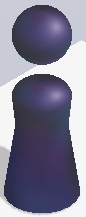
#> input picture character.png, 86 x 217 px
$ python no_click.py   (older library calls are emulated)
#> lines starting #> are read from the running program, lines starting #| are printed output that depends on the picture; after the words box and inside, x2 and y2 are one past the last pixel; in counts of white or black regions, pixels touching at a corner belong together; long printed decimals are rounded; pictures that were not available may be replaced by others from this repository, and a replacement may not be noted
import numpy as np
import matplotlib.pyplot as plt
import matplotlib.animation as animation
import math
import time
import os
import cv2
import datetime

scale = 0.25
template = cv2.imread('character.png')
#> template is the input picture: shape (217, 86, 3); mean B, G, R 147.6, 127.3, 128.8
template = cv2.resize(template, (0, 0), fx=scale, fy=scale)
#> template: shape (54, 22, 3)
template_size = template.shape[:2]
#> template_size = (54, 22)
filename = 'autojump.png'
cv2.namedWindow('calc_Pos')
cv2.namedWindow('sobel')
def search(img):
    result = cv2.matchTemplate(img, template, cv2.TM_SQDIFF)
    min_val, max_val, min_loc, max_loc = cv2.minMaxLoc(result)

    cv2.rectangle(img, (min_loc[0], min_loc[1]), (min_loc[0] + template_size[1], min_loc[1] + template_size[0]),
                  (255, 0, 0), 4)

    return img, min_loc[0] + template_size[1] / 2, min_loc[1] + template_size[0]

def findTarget(img, chess_x,chess_y):
    mid=img.shape[1]/2
    x=int(chess_x)
    y=int(chess_y)
    top=y-150
    botton=y
    if x<mid:
        print('Next jump right')
        left=x+25
        right=x+200
    else:
        print('Next jump left')
        left=0
        right=x-25
    region = img[top:botton, left:right].copy()
    # cv2.rectangle(img, (left, botton), (right, top), (0, 255, 0), 4)
    edge_region_list=[]
    for idx in range(3):
        region_gray=cv2.cvtColor(region,cv2.COLOR_BGR2HSV)[:,:,idx]
        region_shape=region.shape
        #region_gray=cv2.GaussianBlur(region_gray,(3,3),0)
        region_sobel=np.abs(cv2.Sobel(region_gray,cv2.CV_32F,0,1,ksize=3))
        region_sobel=np.uint8(region_sobel)
        region_sobel=cv2.threshold(region_sobel,60,255,cv2.THRESH_BINARY)[1]
        kernel=np.ones((3,3),np.uint8)
        region_sobel=cv2.dilate(region_sobel,kernel)
        region_sobel=cv2.erode(region_sobel,kernel)
        region_sobel = np.uint8(region_sobel)
        edge_region_list.append(region_sobel)
    region_sobel_final=np.bitwise_or(edge_region_list[0],edge_region_list[1])
    region_sobel_final=np.bitwise_or(region_sobel_final,edge_region_list[2])

    cv2.imshow('sobel', region_sobel_final)
    cv2.waitKey(1)
    #find most top point
    top_x=-1
    top_y=-1
    for i in range(region_sobel_final.shape[0]):
        for j in range(region_sobel_final.shape[1]):
            if region_sobel_final[i,j] == 255:
                if top_x<0:
                    top_x=left+j+3
                    top_y=top+i
                    break
        if top_x>0:
            break
    # if end_dis_x<0:
    #     end_dis_x=start_dis_x
    tx=top_x
    #find most left or most right point
    if x<mid:
        #should find the most right point
        start_dis_y=-1
        for i in range(region_sobel_final.shape[1]):
            for j in range(region_sobel_final.shape[0]):
                if region_sobel_final[j, region_sobel_final.shape[1]-i-1]==255:
                    start_dis_y=j
                    break
            if start_dis_y>0:
                break
        ty=top+start_dis_y-5
    else:
        #should find most left point
        left_x = -1
        left_y=-1
        test_num=-1
        for i in range(region_sobel_final.shape[1]):
            for j in range(region_sobel_final.shape[0]):
                if region_sobel_final[j, i] == 255:
                    left_y=top+j
                    left_x=left+i
                    break
            if left_y > 0:
                break
        #ty = top + start_dis_y-23
        ty=int(top_y+np.abs(left_x-top_x)*0.3)

    # [10 lines of commented-out code are left out]
    dis = (tx-chess_x)**2+(ty-chess_y)**2
    dis=dis**0.5/scale
    cv2.circle(img,(tx,ty),2,(0,255,0),2)
    return dis

def pull_screenshot():
    global filename
    filename = datetime.datetime.now().strftime("%H%M%S") + '.png'
    #os.system('mv autojump.png {}'.format(filename))
    cmd = 'adb shell screencap -p /sdcard/'+filename
    os.system(cmd)
    #time.sleep(1.5)
    cmd = 'adb pull /sdcard/'+filename + ' .'
    os.system(cmd)
    cmd='adb shell rm /sdcard/'+filename
    os.system(cmd)


def jump(distance):
    press_time = distance * 1.35
    press_time = int(press_time)
    cmd = 'adb shell input swipe 320 410 320 410 ' + str(press_time)
    print(cmd)
    os.system(cmd)


while(1):
    pull_screenshot()
    img = cv2.imread(filename)
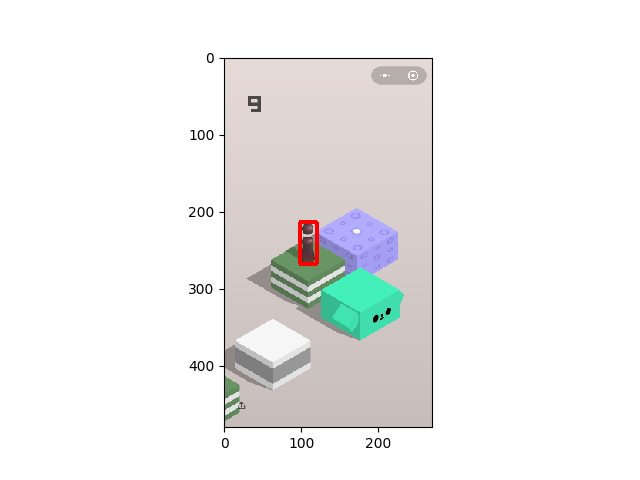
#> input picture testfig.png, 640 x 480 px, given in place of 235546.png, which was not available
#> img is the input picture: shape (480, 640, 3); mean B, G, R 238.6, 239.2, 239.3
    img = cv2.resize(img, (0, 0), fx=scale, fy=scale)
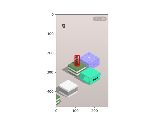
#> img: shape (120, 160, 3); mean B, G, R 239.1, 239.8, 239.9
    img, src_x, src_y = search(img)
#> in search, `result = cv2.matchTemplate(img, template, cv2.TM_SQDIFF)`:
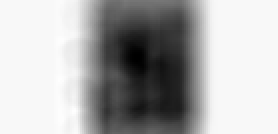
#> result: shape (67, 139) float32 (shown 2 times larger); min 31269108, max 73341248, mean 60204608; drawn with min black and max white
#> in search, `min_val, max_val, min_loc, max_loc = cv2.minMaxLoc(result)`: min_val = 31269108; max_val = 73341248; min_loc = (68, 28); max_loc = (37, 55)
#> in search, `cv2.rectangle(img, (min_loc[0], min_loc[1]), (min_loc[0] + template_si..`:
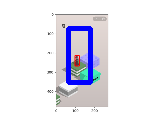
#> img: shape (120, 160, 3); 3.9% of pixels changed, all inside (x1, y1, x2, y2) = (66, 26, 93, 85)
#> src_x = 79; src_y = 82
    calc_dis=findTarget(img,src_x,src_y)
#> in findTarget, `x=int(chess_x)`: x = 79
#> in findTarget, `y=int(chess_y)`: y = 82
#> in findTarget, `top=y-150`: top = -68
#> in findTarget, `botton=y`: botton = 82
#> in findTarget, `left=x+25`: left = 104
#> in findTarget, `right=x+200`: right = 279
#> in findTarget, `region = img[top:botton, left:right].copy()`:
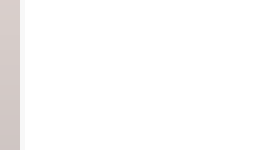
#> region: shape (30, 56, 3) (shown 5 times larger); mean B, G, R 250.9, 251.1, 251.8
#> the loop in findTarget, `for idx in range(3):` made 3 passes
#> pass 1, in findTarget, `region_gray=cv2.cvtColor(region,cv2.COLOR_BGR2HSV)[:,:,idx]`:
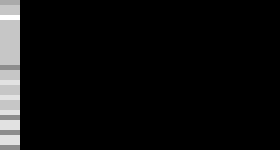
#> region_gray: shape (30, 56) (shown 5 times larger); min 0, max 9, mean 0.5; drawn with min black and max white
#> pass 1, in findTarget, `region_sobel=np.abs(cv2.Sobel(region_gray,cv2.CV_32F,0,1,ksize=3))`:
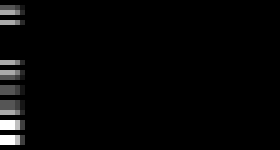
#> region_sobel: shape (30, 56) float32 (shown 5 times larger); min 0, max 12, mean 0.267; drawn with min black and max white
#> after the loop in findTarget, `for idx in range(3):`: edge_region_list = 3 items
#> after the loop in findTarget, `for i in range(region_sobel_final.shape[0]):`: top_x = -1
#> in findTarget, `ty=top+start_dis_y-5`: ty = -74
#> in findTarget, `dis = (tx-chess_x)**2+(ty-chess_y)**2`: dis = 30736
#> in findTarget, `dis=dis**0.5/scale`: dis = 701.3
#> calc_dis = 701.3
    cv2.imshow('calc_Pos', img)
    cv2.waitKey(1)
    print('zyk calc distance is',calc_dis)
#| zyk calc distance is 701.267
    jump(calc_dis)
#> in jump, `press_time = distance * 1.35`: press_time = 946.7
#> in jump, `press_time = int(press_time)`: press_time = 946
#| adb shell input swipe 320 410 320 410 946
    cmd='rm '+filename
    os.system(cmd)
    time.sleep(calc_dis*2/1000)
